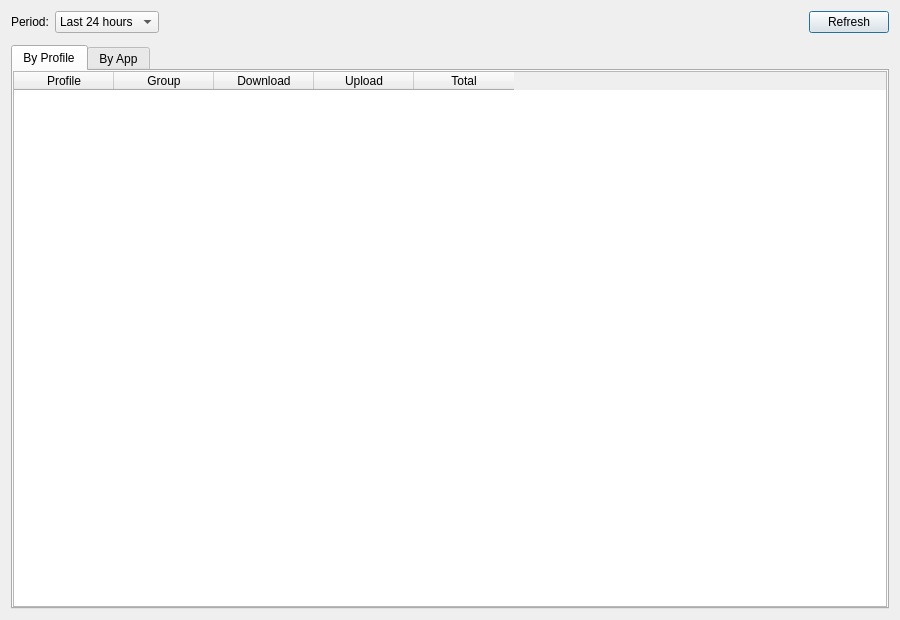
<?xml version="1.0" encoding="UTF-8"?>
<ui version="4.0">
 <class>DialogTrafficStats</class>
 <widget class="QDialog" name="DialogTrafficStats">
  <property name="geometry">
   <rect>
    <x>0</x>
    <y>0</y>
    <width>900</width>
    <height>620</height>
   </rect>
  </property>
  <property name="windowTitle">
   <string>Traffic Statistics</string>
  </property>
  <layout class="QVBoxLayout" name="verticalLayout">
   <item>
    <layout class="QHBoxLayout" name="topLayout">
     <item>
      <widget class="QLabel" name="periodLabel">
       <property name="text">
        <string>Period:</string>
       </property>
      </widget>
     </item>
     <item>
      <widget class="QComboBox" name="periodCombo">
       <item>
        <property name="text">
         <string>Last 24 hours</string>
        </property>
       </item>
       <item>
        <property name="text">
         <string>Last 7 days</string>
        </property>
       </item>
       <item>
        <property name="text">
         <string>Last 30 days</string>
        </property>
       </item>
       <item>
        <property name="text">
         <string>Last 90 days</string>
        </property>
       </item>
      </widget>
     </item>
     <item>
      <spacer name="topSpacerLeft">
       <property name="orientation">
        <enum>Qt::Orientation::Horizontal</enum>
       </property>
       <property name="sizeHint" stdset="0">
        <size>
         <width>40</width>
         <height>20</height>
        </size>
       </property>
      </spacer>
     </item>
     <item>
      <widget class="QLabel" name="summaryLabel">
       <property name="styleSheet">
        <string notr="true">font-weight: 600;</string>
       </property>
       <property name="text">
        <string/>
       </property>
      </widget>
     </item>
     <item>
      <spacer name="topSpacerRight">
       <property name="orientation">
        <enum>Qt::Orientation::Horizontal</enum>
       </property>
       <property name="sizeHint" stdset="0">
        <size>
         <width>40</width>
         <height>20</height>
        </size>
       </property>
      </spacer>
     </item>
     <item>
      <widget class="QPushButton" name="refreshBtn">
       <property name="text">
        <string>Refresh</string>
       </property>
      </widget>
     </item>
    </layout>
   </item>
   <item>
    <widget class="TrafficChartWidget" name="chart" native="true"/>
   </item>
   <item>
    <widget class="QTabWidget" name="tabs">
     <property name="currentIndex">
      <number>0</number>
     </property>
     <widget class="QTableWidget" name="profileTable">
      <attribute name="title">
       <string>By Profile</string>
      </attribute>
      <property name="alternatingRowColors">
       <bool>true</bool>
      </property>
      <property name="selectionMode">
       <enum>QAbstractItemView::SelectionMode::SingleSelection</enum>
      </property>
      <property name="selectionBehavior">
       <enum>QAbstractItemView::SelectionBehavior::SelectRows</enum>
      </property>
      <property name="showGrid">
       <bool>false</bool>
      </property>
      <property name="sortingEnabled">
       <bool>true</bool>
      </property>
      <property name="editTriggers">
       <set>QAbstractItemView::EditTrigger::NoEditTriggers</set>
      </property>
      <attribute name="horizontalHeaderHighlightSections">
       <bool>false</bool>
      </attribute>
      <attribute name="verticalHeaderVisible">
       <bool>false</bool>
      </attribute>
      <column>
       <property name="text">
        <string>Profile</string>
       </property>
      </column>
      <column>
       <property name="text">
        <string>Group</string>
       </property>
      </column>
      <column>
       <property name="text">
        <string>Download</string>
       </property>
      </column>
      <column>
       <property name="text">
        <string>Upload</string>
       </property>
      </column>
      <column>
       <property name="text">
        <string>Total</string>
       </property>
      </column>
     </widget>
     <widget class="QTableWidget" name="appTable">
      <attribute name="title">
       <string>By App</string>
      </attribute>
      <property name="alternatingRowColors">
       <bool>true</bool>
      </property>
      <property name="selectionMode">
       <enum>QAbstractItemView::SelectionMode::SingleSelection</enum>
      </property>
      <property name="selectionBehavior">
       <enum>QAbstractItemView::SelectionBehavior::SelectRows</enum>
      </property>
      <property name="showGrid">
       <bool>false</bool>
      </property>
      <property name="sortingEnabled">
       <bool>true</bool>
      </property>
      <property name="editTriggers">
       <set>QAbstractItemView::EditTrigger::NoEditTriggers</set>
      </property>
      <attribute name="horizontalHeaderHighlightSections">
       <bool>false</bool>
      </attribute>
      <attribute name="verticalHeaderVisible">
       <bool>false</bool>
      </attribute>
      <column>
       <property name="text">
        <string>App</string>
       </property>
      </column>
      <column>
       <property name="text">
        <string>Download</string>
       </property>
      </column>
      <column>
       <property name="text">
        <string>Upload</string>
       </property>
      </column>
      <column>
       <property name="text">
        <string>Total</string>
       </property>
      </column>
     </widget>
    </widget>
   </item>
  </layout>
 </widget>
 <customwidgets>
  <customwidget>
   <class>TrafficChartWidget</class>
   <extends>QWidget</extends>
   <header>include/ui/stats/TrafficChartWidget.h</header>
   <container>1</container>
  </customwidget>
 </customwidgets>
 <resources/>
 <connections/>
</ui>
